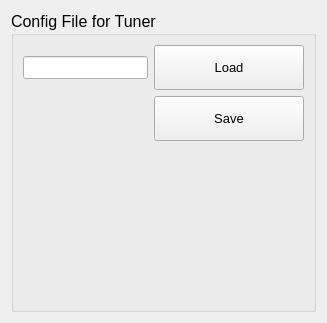
     <widget class="QWidget" name="ConfigManagement">
      <attribute name="title">
       <string>Config Management</string>
      </attribute>
      <layout class="QVBoxLayout" name="verticalLayout_6">
       <item>
        <widget class="QGroupBox" name="groupBoxExternal_2">
         <property name="font">
          <font>
           <family>Arial</family>
           <pointsize>12</pointsize>
          </font>
         </property>
         <property name="title">
          <string>Config File for Tuner</string>
         </property>
         <layout class="QVBoxLayout" name="verticalLayout_7">
          <item>
           <layout class="QGridLayout" name="gridLayout_11">
            <item row="1" column="2">
             <widget class="QPushButton" name="btnSaveMotionConfigFile">
              <property name="sizePolicy">
               <sizepolicy hsizetype="Preferred" vsizetype="Preferred">
                <horstretch>0</horstretch>
                <verstretch>0</verstretch>
               </sizepolicy>
              </property>
              <property name="minimumSize">
               <size>
                <width>150</width>
                <height>45</height>
               </size>
              </property>
              <property name="font">
               <font>
                <family>Arial</family>
                <pointsize>10</pointsize>
               </font>
              </property>
              <property name="text">
               <string>Save</string>
              </property>
             </widget>
            </item>
            <item row="3" column="1">
             <spacer name="horizontalSpacer_14">
              <property name="orientation">
               <enum>Qt::Horizontal</enum>
              </property>
              <property name="sizeHint" stdset="0">
               <size>
                <width>40</width>
                <height>20</height>
               </size>
              </property>
             </spacer>
            </item>
            <item row="0" column="2">
             <widget class="QPushButton" name="btnLoadMotionConfigFile">
              <property name="sizePolicy">
               <sizepolicy hsizetype="Preferred" vsizetype="Preferred">
                <horstretch>0</horstretch>
                <verstretch>0</verstretch>
               </sizepolicy>
              </property>
              <property name="minimumSize">
               <size>
                <width>150</width>
                <height>45</height>
               </size>
              </property>
              <property name="font">
               <font>
                <family>Arial</family>
                <pointsize>10</pointsize>
               </font>
              </property>
              <property name="text">
               <string>Load</string>
              </property>
             </widget>
            </item>
            <item row="0" column="1">
             <widget class="QLineEdit" name="leMotionConfigFilePath">
              <property name="enabled">
               <bool>true</bool>
              </property>
              <property name="sizePolicy">
               <sizepolicy hsizetype="Expanding" vsizetype="Fixed">
                <horstretch>0</horstretch>
                <verstretch>0</verstretch>
               </sizepolicy>
              </property>
              <property name="font">
               <font>
                <family>Arial</family>
                <pointsize>10</pointsize>
               </font>
              </property>
              <property name="layoutDirection">
               <enum>Qt::LeftToRight</enum>
              </property>
              <property name="text">
               <string/>
              </property>
              <property name="alignment">
               <set>Qt::AlignCenter</set>
              </property>
             </widget>
            </item>
           </layout>
          </item>
          <item>
           <spacer name="verticalSpacer_7">
            <property name="orientation">
             <enum>Qt::Vertical</enum>
            </property>
            <property name="sizeHint" stdset="0">
             <size>
              <width>17</width>
              <height>139</height>
             </size>
            </property>
           </spacer>
          </item>
         </layout>
        </widget>
       </item>
      </layout>
     </widget>
